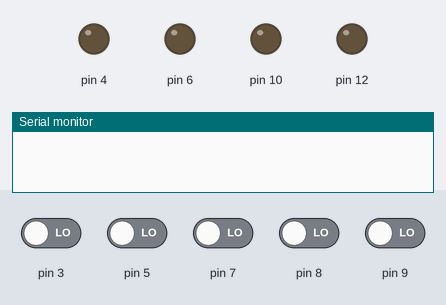
This sketch was run on a simulated Arduino Leonardo, built with avr-gcc and run on an emulated ATmega32U4. Parts: output pins drawn as LEDs (lit = HIGH), the last lines printed to the serial monitor. Inputs (shaded band) come from the test bench; at power-on: pin 3, pin 5, pin 7–9 LOW. USB keyboard and mouse output is not drawn.

Above: at 1.2 s.
1.3 s: pin 8 driven HIGH
At 2.1 s:
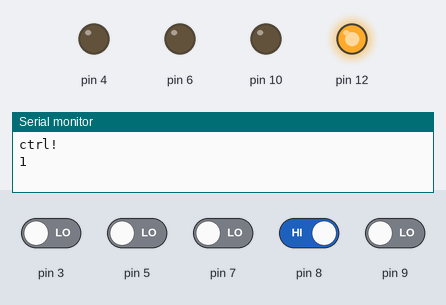
4.3 s: pin 3 driven HIGH
At 5.8 s:
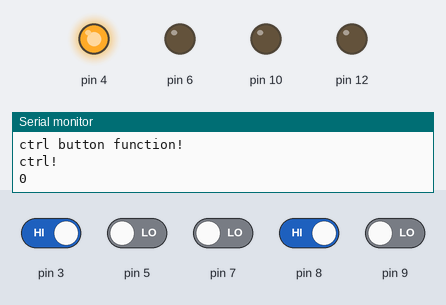
6.8 s: pin 5 driven HIGH
At 9.7 s:
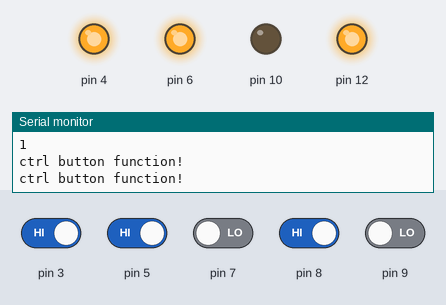
9.8 s: pin 3 driven LOW
At 12.7 s:
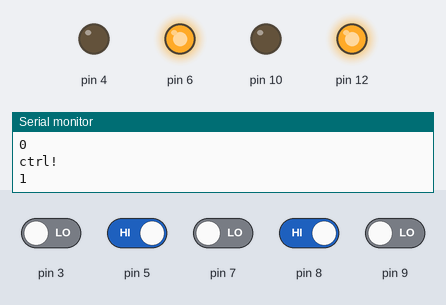
12.8 s: pin 9 driven HIGH
At 15.4 s:
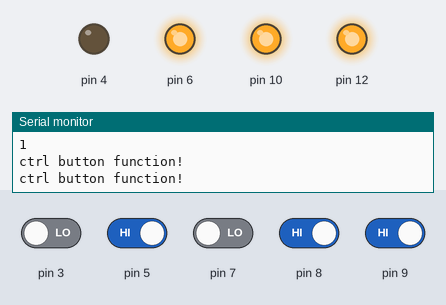
15.8 s: pin 5 driven LOW
At 18.3 s:
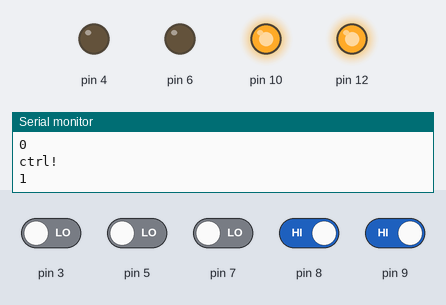
Timing chart, 0 to 19.8 s (numbered marks = the images above; inputs shaded):
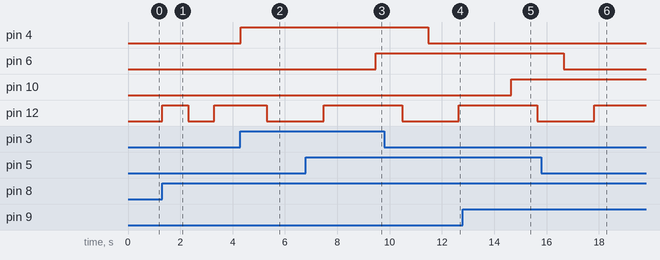

The sketch:

controller.ino
```cpp
// (licence header left out)
#include <Keyboard.h>

/*
Represents a button on the board.
Each button has a button, LED and a pressed state.
Contains the button's URL, hotkey, and a left shift check.
*/
struct Button
{
  const int buttonPin; // the input pin
  const int ledPin;    // the output pin
  int state;           // if the pin is pressed or not
  char *url;           // the URL of video/playlist to play
  char key;       // the hotkey value
  bool usesShift; // does the key need shift to work?
};

Button btn1 = {3, 4, 0, "https://www.youtube.com/watch?v=YO0A8SSor1k&list=PL_Dj2ayYHVRyLb7SLlxafH6_jgazJ6dgL", 'k', false};
Button btn2 = {5, 6, 0, "https://www.youtube.com/watch?v=CRjVN_FtOpk&list=PLWdM4kr9O7dNVXRui9UghSMHFdZGlnCwH", 'c', false};
Button btn3 = {7, 8, 0, "https://www.youtube.com/watch?v=Kr9zgvjRbjY&list=PLa8HWWMcQEGRdrmSKzOxpCUaZoPfg1IgT", 'n', true};
Button btn4 = {9, 10, 0, "https://www.youtube.com/watch?v=aj60xWBHJxw&list=PLT1rvk7Trkw621AGHhz4WQC2thuUawRek", 'p', true};
Button ctrl = {8, 12, 0, "", 'c', false}; // switches between "URL" and "Shortcuts" state

bool isCtrl = false; // if true, do keystrokes instead of URLs

void setup()
{
  // read the state of the pushbutton value:
  enablePinModes(btn1);
  enablePinModes(btn2);
  enablePinModes(btn3);
  enablePinModes(btn4);
  enablePinModes(ctrl);
  // enable keyboard
  Keyboard.begin();
  // open serial communication
  Serial.begin(9600);
}

void enablePinModes(Button btn)
{
  pinMode(btn.buttonPin, INPUT);
  pinMode(btn.ledPin, OUTPUT);
}

void handleURLRequest(Button btn)
{
  // if the state of the pushbutton is HIGH, send keystroke command to connected keyboard
  if (btn.state == HIGH)
  {
    digitalWrite(btn.ledPin, HIGH);
    // for Chrome only
    Keyboard.press(KEY_LEFT_CTRL);
    Keyboard.press('l');
    Keyboard.releaseAll();
    Keyboard.println(btn.url);
    delay(1000);
  }
  else
  {
    digitalWrite(btn.ledPin, LOW);
  }
}

void handleKeystrokeRequest(Button btn)
{
  // if the state of the pushbutton is HIGH, send keystroke command to connected keyboard
  if (btn.state == HIGH)
  {
    digitalWrite(btn.ledPin, HIGH);
    Serial.println("ctrl button function!");
    if (btn.usesShift)
    {
      Keyboard.press(KEY_LEFT_SHIFT);
    }
    Keyboard.press(btn.key);
    Keyboard.releaseAll();
    delay(1000);
  }
  else
  {
    digitalWrite(btn.ledPin, LOW);
  }
}

void loop()
{
  // read the state of the pushbutton value:
  btn1.state = digitalRead(btn1.buttonPin);
  btn2.state = digitalRead(btn2.buttonPin);
  btn3.state = digitalRead(btn3.buttonPin);
  btn4.state = digitalRead(btn4.buttonPin);
  ctrl.state = digitalRead(ctrl.buttonPin);
  // check the state of the pushbutton value
  if (!isCtrl)
  {
    handleURLRequest(btn1);
    handleURLRequest(btn2);
    handleURLRequest(btn3);
    handleURLRequest(btn4);
  }
  else
  {
    handleKeystrokeRequest(btn1);
    handleKeystrokeRequest(btn2);
    handleKeystrokeRequest(btn3);
    handleKeystrokeRequest(btn4);
  }

  if (ctrl.state == HIGH)
  {
    isCtrl = !isCtrl;
    digitalWrite(ctrl.ledPin, isCtrl);
    Serial.println("ctrl!");
    Serial.println(isCtrl);
    delay(1000);
  }
}
```

Measured:
- after the input at 1.3 s, pin 12: LOW → HIGH at once, → LOW 1.0 s later, → HIGH 1.0 s later
- after the input at 4.3 s, pin 4: LOW → HIGH at once
- after the input at 6.8 s, pin 6: LOW → HIGH after 2.7 s
- after the input at 9.8 s, pin 4: HIGH → LOW after 1.7 s
- after the input at 12.8 s, pin 10: LOW → HIGH after 1.8 s; pin 12: HIGH → LOW after 2.8 s instead of 1.8 s
- after the input at 15.8 s, pin 6: HIGH → LOW after 0.85 s; pin 12: LOW → HIGH after 2.0 s instead of 3.2 s
